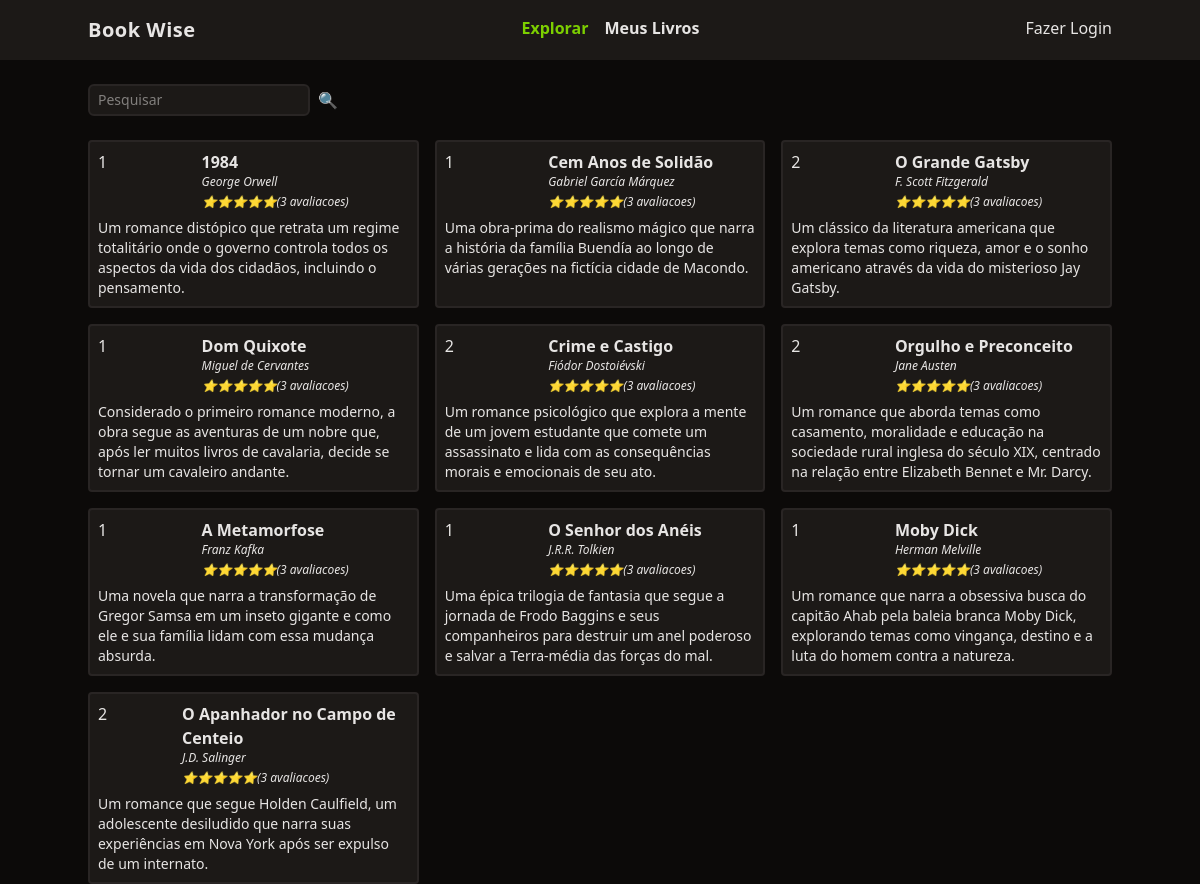
The page / on the database its author committed.
### tables this page shows
CREATE TABLE livros (
	id integer primary key,
  titulo varchar(255),
  autor varchar(255),
  descricao text,
  ano_de_lancamento integer,
  usuario_id integer,
  foreign key (usuario_id) references usuarios(id) on delete cascade
);

### functions.php (called while the page is built, shortened)
<?php
function view($view, $data = [])
{
    require 'views/template/app.php';
}

### controllers/index.controller.php (called while the page is built)
<?php
$pesquisar = $_REQUEST['pesquisar'] ?? '';
$livros = $database->query(
    query: "select * from livros where titulo like :filtro",
    class: Livro::class,
    params: ['filtro' => "%$pesquisar%"]
)->fetchAll();
view('index', compact('livros'));

### routes.php (called while the page is built, shortened)
<?php
$controller = str_replace('/', '', parse_url($_SERVER['REQUEST_URI'])['path']);
if (!$controller) $controller = 'index';
require "controllers/{$controller}.controller.php";

### index.php (called while the page is built, shortened)
<?php
require 'functions.php';
$config = require('config.php');
require 'database.php';
require "routes.php";

### config.php (called while the page is built)
<?php
return [
    'database' => [
        'driver' => 'sqlite',
        'database' => 'database.sqlite',
    ],
];

### database.php (called while the page is built)
<?php
class DB
{
    private $db;
    public function __construct($config)
    {
        $connectionString = $config['driver'] . ":" . $config['database'];
        $this->db = new PDO($connectionString);
    }
    public function query($query, $class = null, $params = [])
    {
        $prepare = $this->db->prepare($query);
        if ($class) {
            $prepare->setFetchMode(PDO::FETCH_CLASS, $class);
        }
        $prepare->execute($params);
        return $prepare;
    }
}
$database = new DB($config['database']);

### views/index.view.php (the view)
<form action="" class="w-full flex space-x-2 mt-6">
    <input type="text" name="pesquisar" class="border-stone-800 border-2 rounded-md bg-stone-900 text-sm focus:outline-none px-2 py-1" placeholder="Pesquisar" name="pesquisar" id="">
    <button type="submit">🔍</button>
</form>
<section class="grid grid-cols-1 md:grid-cols-2 lg:grid-cols-3  gap-4">
    <?php foreach ($livros as $livro): ?>
        <div class="bg-stone-900 p-2 rounded border-stone-800 border-2">
            <div class="flex">
                <div class="w-1/3"><?= $livro->usuario_id ?></div>
                <div class="space-y-1">
                    <a href="livro?id=<?= $livro->id ?>" class="font-semibold hover:underline"><?= $livro->titulo ?></a>
                    <div class="text-xs italic"><?= $livro->autor ?></div>
                    <div class="text-xs italic">⭐⭐⭐⭐⭐(3 avaliacoes)</div>
                </div>
            </div>
            <div class="text-sm mt-2">
                <?= $livro->descricao ?>
            </div>
        </div>
    <?php endforeach; ?>
</section>

### views/template/app.php (shortened to what this page needs)
<!DOCTYPE html>
<html lang="en">
<head>
    <script src="https://unpkg.com/@tailwindcss/browser@4"></script>
</head>
<body class="bg-stone-950 text-stone-200">
    <header class="bg-stone-900">
        <nav class="mx-auto max-w-screen-lg flex justify-between py-4">
            <div class="font-bold text-xl tracking-wide">Book Wise</div>
            <ul class="flex space-x-4 font-bold">
                <li><a href="/" class="text-lime-500">Explorar</a></li>
                <li><a href="/meus-livros" class="hover:underline">Meus Livros</a></li>
            </ul>
            <ul>
                <li><a href="/login" class="hover:underline">Fazer Login</a></li>
            </ul>
        </nav>
    </header>
    <main class="mx-auto max-w-screen-lg space-y-6">
        <?php require "views/{$view}.view.php";  ?>
    </main>
</body>
</html>

### rows shown on the page
livros: usuario "1", titulo "1984", autor "George Orwell", descricao "Um romance distópico que retrata um regime totalitário onde o governo controla todos os aspectos da vida dos cidadãos, incluindo o pensamento."
livros: usuario "1", titulo "Cem Anos de Solidão", autor "Gabriel García Márquez", descricao "Uma obra-prima do realismo mágico que narra a história da família Buendía ao longo de várias gerações na fictícia cidade de Macondo."
livros: usuario "2", titulo "O Grande Gatsby", autor "F. Scott Fitzgerald", descricao "Um clássico da literatura americana que explora temas como riqueza, amor e o sonho americano através da vida do misterioso Jay Gatsby."
livros: usuario "1", titulo "Dom Quixote", autor "Miguel de Cervantes", descricao "Considerado o primeiro romance moderno, a obra segue as aventuras de um nobre que, após ler muitos livros de cavalaria, decide se tornar um cavaleiro andante."
livros: usuario "2", titulo "Crime e Castigo", autor "Fiódor Dostoiévski", descricao "Um romance psicológico que explora a mente de um jovem estudante que comete um assassinato e lida com as consequências morais e emocionais de seu ato."
livros: usuario "2", titulo "Orgulho e Preconceito", autor "Jane Austen", descricao "Um romance que aborda temas como casamento, moralidade e educação na sociedade rural inglesa do século XIX, centrado na relação entre Elizabeth Bennet e Mr. Darcy."
livros: usuario "1", titulo "A Metamorfose", autor "Franz Kafka", descricao "Uma novela que narra a transformação de Gregor Samsa em um inseto gigante e como ele e sua família lidam com essa mudança absurda."
livros: usuario "1", titulo "O Senhor dos Anéis", autor "J.R.R. Tolkien", descricao "Uma épica trilogia de fantasia que segue a jornada de Frodo Baggins e seus companheiros para destruir um anel poderoso e salvar a Terra-média das forças do mal."
livros: usuario "1", titulo "Moby Dick", autor "Herman Melville", descricao "Um romance que narra a obsessiva busca do capitão Ahab pela baleia branca Moby Dick, explorando temas como vingança, destino e a luta do homem contra a natureza."
livros: usuario "2", titulo "O Apanhador no Campo de Centeio", autor "J.D. Salinger", descricao "Um romance que segue Holden Caulfield, um adolescente desiludido que narra suas experiências em Nova York após ser expulso de um internato."
